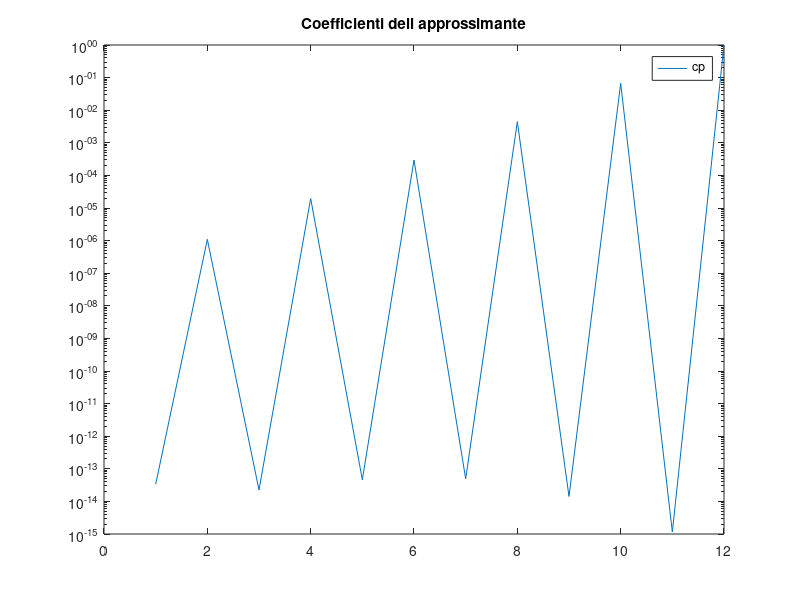
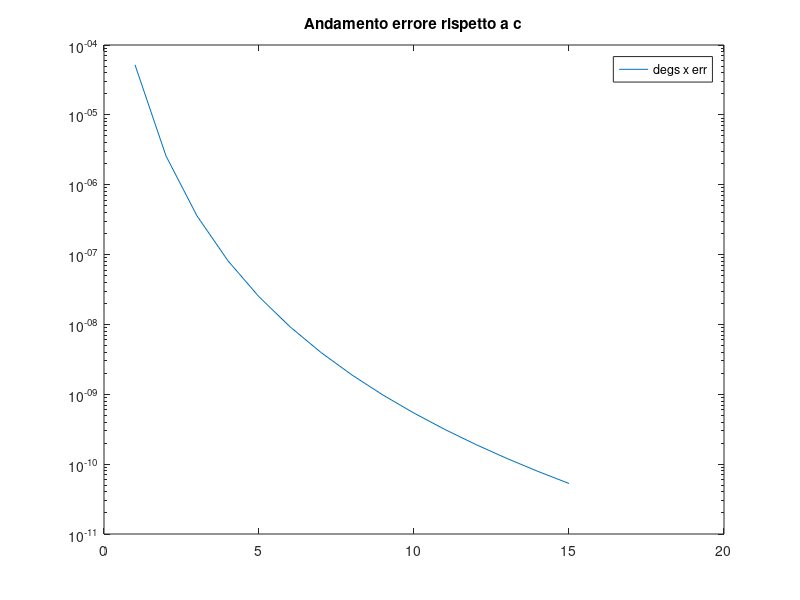

Write the MATLAB code that produced these figures, in order.
% Adnan Latif Gazi Matricola 1224442
clear all;
clc;

%% variabili globali
f = @(x, c) c./(c+x.^2);
degs = 1:15; % esperimenti
a = -1; b = 1; % stabilisco un intervallo a piacere in cui interpolare la funzione
m = 1000; % punti di valutazione
n1 = 101; % punti di interpolazione
n2 = 11; % grado per l'approssimazione ai minimi quadrati
xeval = linspace(a, b, m); % griglia di valutazione
xinterp = linspace(a, b, n1); % griglia di interpolazione

err = zeros(1, length(degs)); % vettore dei massimi errori dell'interpolante sulla griglia di valutazione per ogni valore di c
i = 1; % indice per scorrere il vettore degli errori

%% corpo dell'esperimento
for c = degs
    % funzione valutata nei punti di valutazione e nei punti di interpolazione
    feval = f(xeval, c);
    yinterp = f(xinterp, c);
    
    % interpolazione della funzione
    cp = polyfit(xinterp, yinterp, n2);
    
    % valutazione del polinomio per la griglia di valutazione
    p = polyval(cp, xeval);
    
    % calcolo massimo errore dell'interpolante sulla griglia di valutazione per l'attuale valore di c
    err(i) = max(abs(p - feval));
    
    i = i + 1;
    
    %% plot coefficienti dell'approssimante
    figure(1);
    semilogy(abs(cp));
    hold on;
    title('Coefficienti dell approssimante');
    legend('cp');
    hold off;
    
    %% di che grado è l'approssimante?
    fprintf('Il massimo grado pari dell approsimante è: %f\n', max(abs(cp(2:2:end))));
    fprintf('Il massimo grado dispari dell approsimante è: %f\n', max(abs(cp(1:2:end))));
    
    pause(1);
end

%% plot massimo errore dell'interpolante sulla griglia di valutazione per ogni valore di c
figure(2);
semilogy(degs, err); % c x err
hold on;
title('Andamento errore rispetto a c');
legend('degs x err');